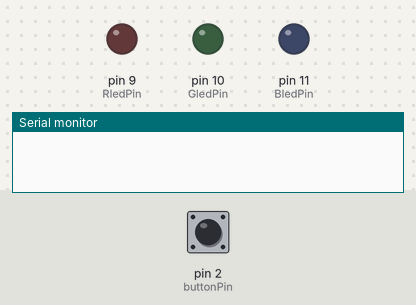
Bench run of a sketch on a simulated Arduino Uno, built with avr-gcc and run on an emulated ATmega328P. Parts: output pins drawn as LEDs (lit = HIGH), the last lines printed to the serial monitor. The test bench sets the inputs (shaded band); at power-on: pin 2 (buttonPin) LOW.

Above: at 1.2 s.
1.3 s: pin 2 (buttonPin) pulled HIGH for 0.15 s
At 2.2 s:
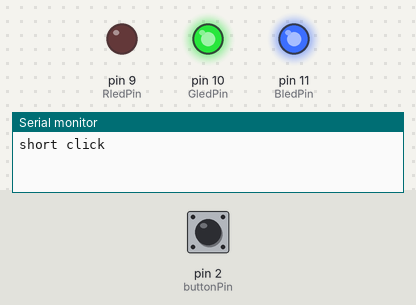
2.9 s: pin 2 (buttonPin) pulled HIGH for 1 s
At 4.6 s:
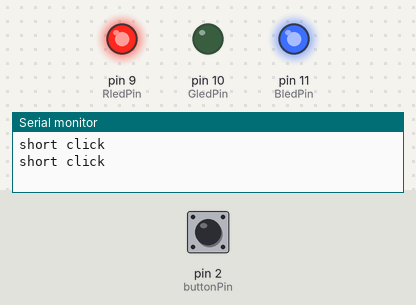
5.4 s: pin 2 (buttonPin) pulled HIGH for 0.15 s
At 6.5 s:
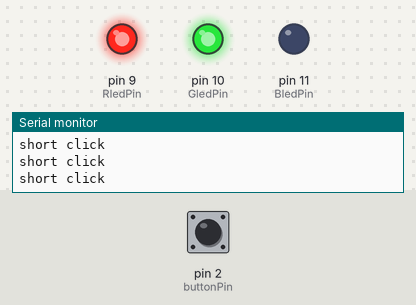
7.0 s: pin 2 (buttonPin) pulled HIGH for 0.15 s
At 7.7 s:
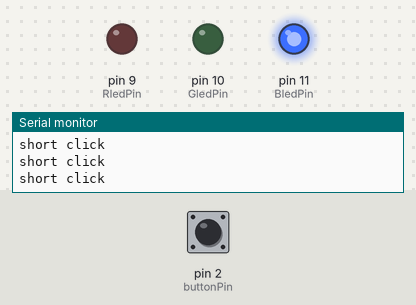
Timing chart, 0 to 9.6 s (numbered marks = the images above; inputs shaded):
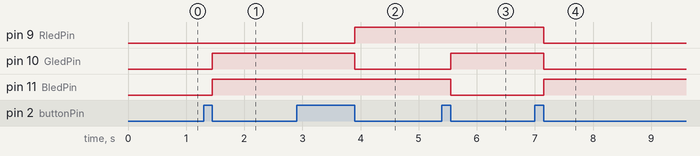

The sketch:

Step3.ino
```cpp
const int buttonPin = 2;

const int RledPin = 9;
const int GledPin = 10;
const int BledPin = 11;

int buttonState = 0;
bool buttonPressed = false;
unsigned long pressingTime = 0;
const int longPressInterval = 2000;

int lightNum= 0;

int RLightColor = 0;
int GLightColor = 0;
int BLightColor = 0;

void setup() {
  pinMode(buttonPin, INPUT);
  pinMode(RledPin, OUTPUT);
  pinMode(GledPin, OUTPUT);
  pinMode(BledPin, OUTPUT);
  Serial.begin(9600);
}

void setRGBLEDColor(int r, int g, int b) {
  analogWrite(RledPin, r);
  analogWrite(GledPin, g);
  analogWrite(BledPin, b);
}

void loop()
{
  checkButton();
  setRGBLEDColor(RLightColor, GLightColor, BLightColor);
}

void checkButton(){
  // put your main code here, to run repeatedly:
  buttonState = digitalRead(buttonPin);

  if(buttonState == HIGH && !buttonPressed){
    pressingTime = millis();
    buttonPressed = true;
  }
  if(buttonState == LOW && buttonPressed){
    unsigned long currentTime = millis();
    if(currentTime - pressingTime < longPressInterval){
      changeLEDColor();
      Serial.println("short click");
    }
    else{
      Serial.println("long press");
    }
    buttonPressed = false;
  }
}

void changeLEDColor(){
   lightNum = lightNum + 1;
  if(lightNum >= 5)
    lightNum = 0;

  if(lightNum ==0){

    RLightColor = 0;
    GLightColor = 0;
    BLightColor = 0;
  }

  if(lightNum ==1){

    RLightColor = 0;
    GLightColor = 255;
    BLightColor = 255;
  }
  if(lightNum ==2){

    RLightColor = 255;
    GLightColor = 0;
    BLightColor = 255;
  }
  if(lightNum ==3){

    RLightColor = 255;
    GLightColor = 255;
    BLightColor = 0;
  }
  if(lightNum ==4){

    RLightColor = 0;
    GLightColor = 0;
    BLightColor = 255;
  }
}
```

Measured:
- after the input at 1.3 s, pin 10 (GledPin), pin 11 (BledPin): LOW → HIGH after 0.15 s
- after the input at 2.9 s, pin 9 (RledPin): LOW → HIGH after 1.0 s; pin 10 (GledPin): HIGH → LOW after 1.0 s
- after the input at 5.4 s, pin 10 (GledPin): LOW → HIGH after 0.15 s; pin 11 (BledPin): HIGH → LOW after 0.15 s
- after the input at 7.0 s, pin 9 (RledPin), pin 10 (GledPin): HIGH → LOW after 0.15 s; pin 11 (BledPin): LOW → HIGH after 0.15 s
